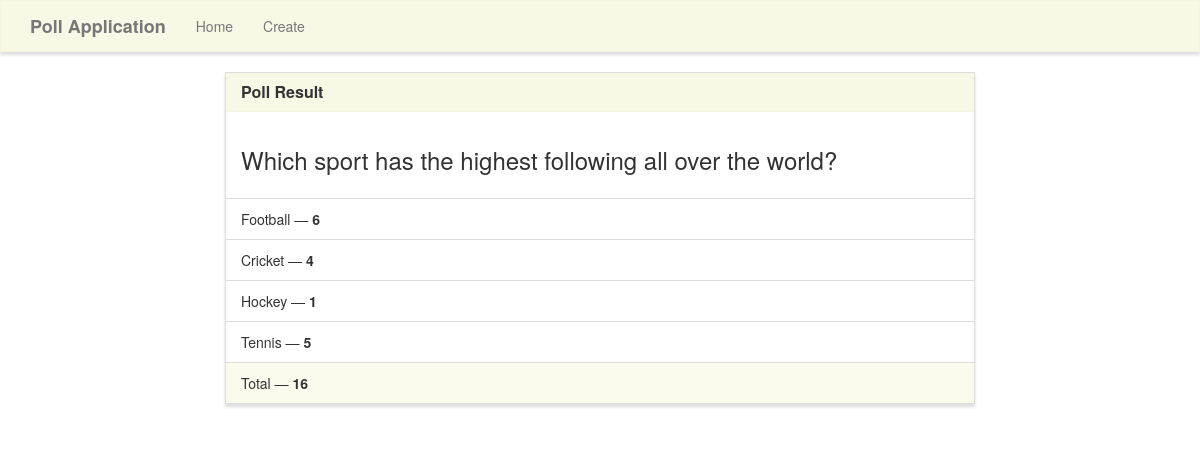
Screenshot of /results/2/ with the database file from the repository.
### pollapp/models.py (models this page shows)
class Poll(models.Model):
    question = models.TextField()
    option_one = models.CharField(max_length=30)
    option_two = models.CharField(max_length=30)
    option_three = models.CharField(max_length=30)
    option_four = models.CharField(max_length=30)
    option_one_count = models.IntegerField(default=0)
    option_two_count = models.IntegerField(default=0)
    option_three_count = models.IntegerField(default=0)
    option_four_count = models.IntegerField(default=0)
    def total(self):
        return self.option_one_count + self.option_two_count + self.option_three_count + self.option_four_count

### pollapp/views.py (the view)
# urls.py: path('results/<poll_id>/', poll_views.results, name='results'),
def results(request, poll_id):
    poll = Poll.objects.get(pk=poll_id)
    context = {
        'poll' : poll
    }
    return render(request, 'results.html', context)

### templates/results.html (shortened to what this page needs)
{% extends "base.html" %}
{% block main %}
<div class="row">
    <div class="col-lg-8 col-lg-offset-2">
        <div class="panel panel-default">
            <div class="panel-heading">
                <h3 class="panel-title">Poll Result</h3>
            </div>
            <div class="panel-body">
                <h3>{{ poll.question }}</h3>
            </div>
            <ul class="list-group">
                <li class="list-group-item">{{ poll.option_one }} &mdash; <strong>{{ poll.option_one_count }}</strong></li>
                <li class="list-group-item">{{ poll.option_two }} &mdash; <strong>{{ poll.option_two_count }}</strong></li>
                <li class="list-group-item">{{ poll.option_three }} &mdash; <strong>{{ poll.option_three_count }}</strong></li>
                <li class="list-group-item">{{ poll.option_four }} &mdash; <strong>{{ poll.option_four_count }}</strong></li>
            </ul>
            <div class="panel-footer">
                Total &mdash; <strong>{{ poll.total }}</strong>
            </div>
        </div>
    </div>
</div>
{% endblock %}

### static/style.css (style rules this page uses)
.navbar-default, .btn, .form-control, .panel { border-radius: 0; }
.panel-default > .panel-heading { color: #333; background-color: rgba(245, 245, 220, .7); border-color: rgba(245, 245, 220, .6); border-top-left-radius: 0; border-top-right-radius: 0; }
.panel-footer { background-color: rgba(245, 245, 220, .5); border-color: rgba(245, 245, 220, .4); }
.panel { box-shadow: 0px 3px 3px 0px #ddd; }
a.navbar-brand, .panel-title { font-weight: bolder; }

### rows the page displays
Poll: question "Which sport has the highest following all over the world?", option_one "Football", option_one_count "6", option_two "Cricket", option_two_count "4", option_three "Hockey", option_three_count "1", option_four "Tennis", option_four_count "5", total "16"
